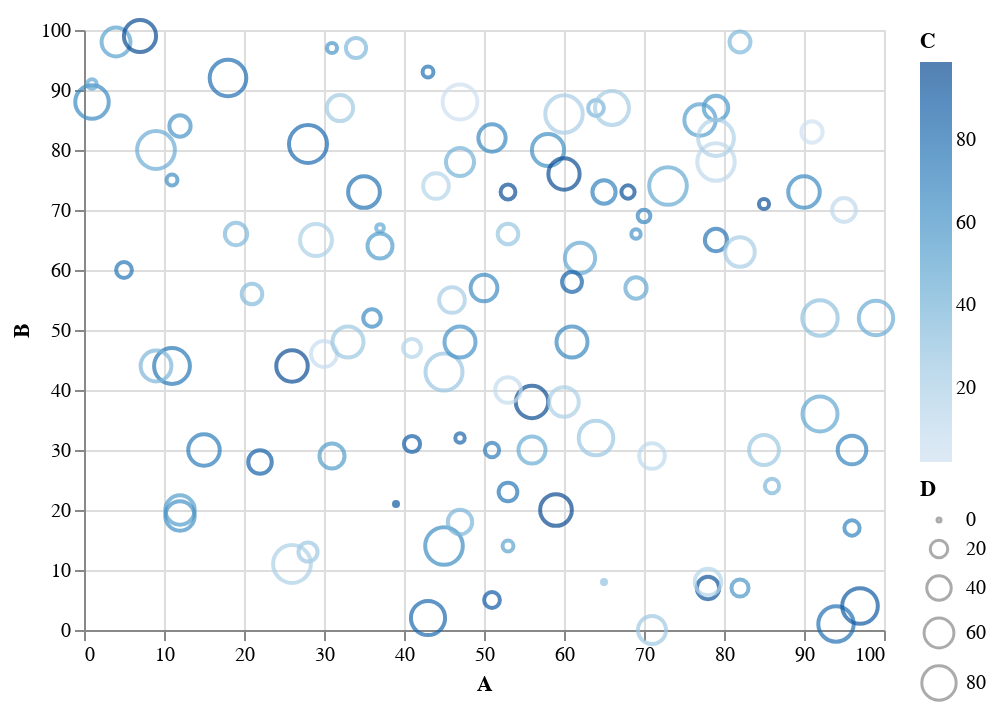

The cell this chart's notebook holds for it:
### Code cell
alt.Chart(df).mark_point().encode(
    x='A',
    y='B',
    color='C',
    size='D'
)

### Figure 1 — Vega-Lite specification as saved in the notebook (floating-point values rounded to 4 significant figures)
{"$schema": "https://vega.github.io/schema/vega-lite/v2.4.3.json", "config": {"view": {"height": 300, "width": 400}}, "data": {"values": [{"A": 11, "B": 75, "C": 64, "D": 7}, {"A": 28, "B": 81, "C": 82, "D": 98}, {"A": 85, "B": 71, "C": 95, "D": 6}, {"A": 79, "B": 87, "C": 57, "D": 40}, {"A": 51, "B": 5, "C": 90, "D": 16}, {"A": 77, "B": 85, "C": 52, "D": 66}, {"A": 68, "B": 73, "C": 96, "D": 11}, {"A": 70, "B": 69, "C": 68, "D": 10}, {"A": 32, "B": 87, "C": 24, "D": 46}, {"A": 56, "B": 38, "C": 98, "D": 71}, {"A": 85, "B": 30, "C": 26, "D": 60}, {"A": 18, "B": 92, "C": 79, "D": 91}, {"A": 1, "B": 88, "C": 65, "D": 76}, {"A": 47, "B": 88, "C": 3, "D": 82}, {"A": 86, "B": 24, "C": 38, "D": 13}, {"A": 4, "B": 98, "C": 51, "D": 56}, {"A": 56, "B": 30, "C": 45, "D": 49}, {"A": 30, "B": 46, "C": 7, "D": 45}, {"A": 65, "B": 8, "C": 30, "D": 0}, {"A": 64, "B": 87, "C": 39, "D": 16}, {"A": 82, "B": 98, "C": 37, "D": 29}, {"A": 53, "B": 66, "C": 28, "D": 28}, {"A": 5, "B": 60, "C": 76, "D": 16}, {"A": 51, "B": 30, "C": 73, "D": 13}, {"A": 39, "B": 21, "C": 92, "D": 0}, {"A": 78, "B": 7, "C": 94, "D": 33}, {"A": 12, "B": 20, "C": 54, "D": 58}, {"A": 90, "B": 73, "C": 64, "D": 67}, {"A": 11, "B": 44, "C": 75, "D": 87}, {"A": 95, "B": 70, "C": 11, "D": 38}, {"A": 62, "B": 62, "C": 47, "D": 62}, {"A": 45, "B": 43, "C": 27, "D": 93}, {"A": 69, "B": 57, "C": 46, "D": 30}, {"A": 53, "B": 23, "C": 76, "D": 23}, {"A": 71, "B": 0, "C": 25, "D": 53}, {"A": 73, "B": 74, "C": 46, "D": 96}, {"A": 94, "B": 1, "C": 79, "D": 85}, {"A": 60, "B": 86, "C": 21, "D": 95}, {"A": 60, "B": 38, "C": 19, "D": 59}, {"A": 92, "B": 52, "C": 31, "D": 85}, {"A": 31, "B": 29, "C": 54, "D": 42}, {"A": 45, "B": 14, "C": 63, "D": 96}, {"A": 79, "B": 78, "C": 11, "D": 95}, {"A": 66, "B": 87, "C": 23, "D": 78}, {"A": 96, "B": 17, "C": 69, "D": 15}, {"A": 65, "B": 73, "C": 70, "D": 36}, {"A": 79, "B": 65, "C": 77, "D": 33}, {"A": 37, "B": 67, "C": 48, "D": 3}, {"A": 51, "B": 82, "C": 66, "D": 50}, {"A": 33, "B": 48, "C": 26, "D": 65}, {"A": 34, "B": 97, "C": 37, "D": 27}, {"A": 59, "B": 20, "C": 99, "D": 68}, {"A": 61, "B": 58, "C": 87, "D": 26}, {"A": 46, "B": 55, "C": 23, "D": 44}, {"A": 12, "B": 84, "C": 59, "D": 30}, {"A": 58, "B": 80, "C": 62, "D": 70}, {"A": 15, "B": 30, "C": 72, "D": 67}, {"A": 53, "B": 73, "C": 96, "D": 14}, {"A": 31, "B": 97, "C": 58, "D": 6}, {"A": 82, "B": 7, "C": 58, "D": 19}, {"A": 7, "B": 99, "C": 98, "D": 70}, {"A": 1, "B": 91, "C": 49, "D": 5}, {"A": 47, "B": 48, "C": 60, "D": 65}, {"A": 41, "B": 47, "C": 16, "D": 21}, {"A": 60, "B": 76, "C": 98, "D": 66}, {"A": 50, "B": 57, "C": 65, "D": 48}, {"A": 43, "B": 93, "C": 79, "D": 7}, {"A": 53, "B": 40, "C": 9, "D": 44}, {"A": 44, "B": 74, "C": 16, "D": 44}, {"A": 36, "B": 52, "C": 65, "D": 20}, {"A": 12, "B": 19, "C": 60, "D": 58}, {"A": 64, "B": 32, "C": 27, "D": 81}, {"A": 78, "B": 8, "C": 16, "D": 47}, {"A": 97, "B": 4, "C": 90, "D": 86}, {"A": 9, "B": 80, "C": 44, "D": 97}, {"A": 79, "B": 82, "C": 18, "D": 87}, {"A": 41, "B": 31, "C": 89, "D": 17}, {"A": 96, "B": 30, "C": 68, "D": 55}, {"A": 47, "B": 18, "C": 38, "D": 40}, {"A": 91, "B": 83, "C": 2, "D": 30}, {"A": 22, "B": 28, "C": 88, "D": 37}, {"A": 9, "B": 44, "C": 38, "D": 64}, {"A": 61, "B": 48, "C": 66, "D": 65}, {"A": 37, "B": 64, "C": 54, "D": 42}, {"A": 43, "B": 2, "C": 82, "D": 79}, {"A": 69, "B": 66, "C": 59, "D": 5}, {"A": 47, "B": 78, "C": 40, "D": 53}, {"A": 53, "B": 14, "C": 50, "D": 7}, {"A": 29, "B": 65, "C": 19, "D": 69}, {"A": 21, "B": 56, "C": 35, "D": 28}, {"A": 82, "B": 63, "C": 21, "D": 59}, {"A": 35, "B": 73, "C": 78, "D": 68}, {"A": 71, "B": 29, "C": 12, "D": 44}, {"A": 47, "B": 32, "C": 85, "D": 5}, {"A": 99, "B": 52, "C": 44, "D": 80}, {"A": 28, "B": 13, "C": 26, "D": 24}, {"A": 19, "B": 66, "C": 37, "D": 33}, {"A": 26, "B": 44, "C": 97, "D": 67}, {"A": 26, "B": 11, "C": 19, "D": 97}, {"A": 92, "B": 36, "C": 48, "D": 83}]}, "encoding": {"color": {"field": "C", "type": "quantitative"}, "size": {"field": "D", "type": "quantitative"}, "x": {"field": "A", "type": "quantitative"}, "y": {"field": "B", "type": "quantitative"}}, "mark": "point"}
